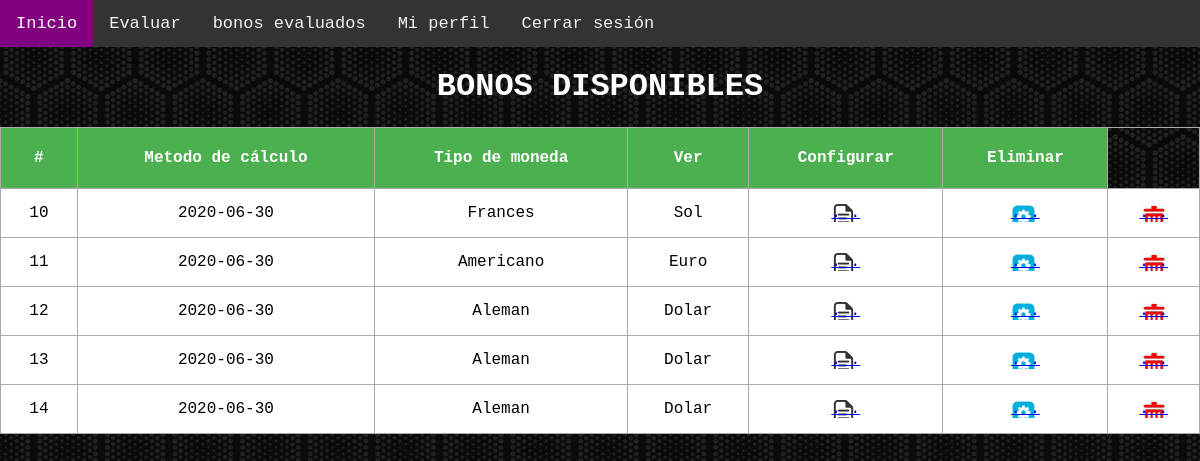
/emitbons, run on an earlier commit of the app's database.
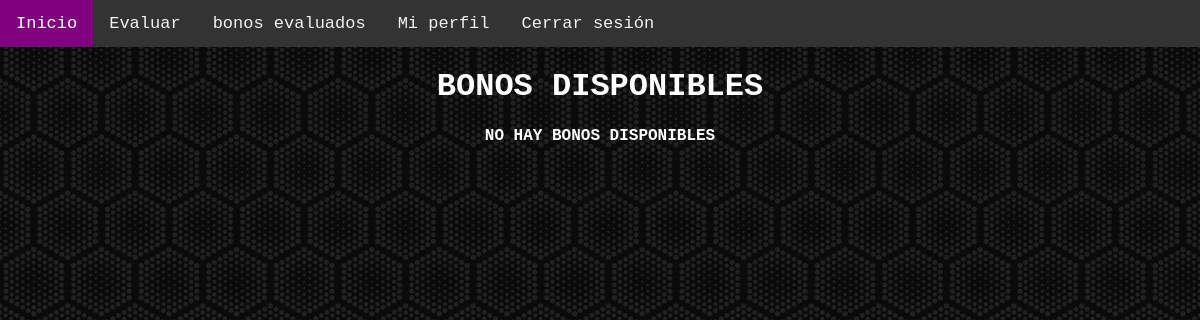
And on a later commit of the database.
### app.py (models this page shows)
class Bono(db.Model):
    id = db.Column(db.Integer, primary_key=True)
    fcalculo = db.Column(db.DateTime, default=datetime.utcnow)
    mcalculo = db.Column(db.String(20))
    ianual = db.Column(db.Float)
    tmoneda = db.Column(db.String(20))
    vnominal = db.Column(db.Float)
    vcomercial = db.Column(db.Float)
    nanos = db.Column(db.Integer)
    fpago = db.Column(db.String(50))
    dxano = db.Column(db.Integer)
    ttasa = db.Column(db.String(50))
    capi = db.Column(db.String(50))
    pgracia = db.Column(db.String(1000))
    tinteres = db.Column(db.Float)
    tdesc = db.Column(db.Float)
    irenta = db.Column(db.Float)
    femision = db.Column(db.DateTime)
    prima = db.Column(db.Float)
    estruc = db.Column(db.Float)
    coloc = db.Column(db.Float)
    flota = db.Column(db.Float)
    cavali = db.Column(db.Float)
    user_id = db.Column(db.Integer, db.ForeignKey('user.id'),nullable=False)

### app.py (the view)
@app.route('/emitbons',methods=['GET'])
def get_emitbons():
    emisores = User.query.filter_by(rol="Emisor").all()
    totalbonos = []
    for emi in emisores:
        bonos = Bono.query.filter_by(user_id = emi.id).order_by(Bono.fcalculo).all()
        totalbonos = totalbonos + bonos
    return render_template('oldcalcs.html', calculos=totalbonos, confiop=True)

### templates/oldcalcs.html (shortened to what this page needs)
{% extends 'layout.html' %}
{% block content %}
<div class="topnav" id="myTopnav">
    <a href="/home" class="active">Inicio</a>
    {% if current_user.rol=="Emisor" %}
    <a href="/calflujo" role="button">Emitir</a>
    <a href="/oldcalcs" role="button">bonos emitidos</a>
    {% else %}
    <a href="/emitbons" role="button">Evaluar</a>
    <a href="/oldcalcs" role="button">bonos evaluados</a>
    {% endif %}
    <a href="/xcontra" class="am" role="button">Mi perfil</a>
    <a href="/logout" class="am" role="button">Cerrar sesión</a>
  </div>
<div class="content">
    {% if confiop %}
    <h1 style="text-align: center">Bonos disponibles</h1>
    {% endif %}
    {% if calculos|length < 1 %}
    {% if confiop %}
    <h4 style="text-align: center">No hay bonos disponibles</h4>
    {% endif %}
    {% else %}
    <table>
        <tr>
            <th>#</th>
            <th>Metodo de cálculo</th>
            <th>Tipo de moneda</th>
            <th>Ver</th>
            {% if confiop %}
            <th>Configurar</th>
            {% endif %}
            <th>Eliminar</th>
        </tr>
        {% for calculo in calculos %}
            <tr>
                <td>{{ calculo.id }}</td>
                <td>{{ calculo.fcalculo.date() }}</td>
                <td>{{ calculo.mcalculo }}</td>
                <td>{{ calculo.tmoneda }}</td>
                <td><a class="bver" href="/resultado/{{calculo.id}}">. .</a></td>
                {% if confiop %}
                <td><a class="bcon" href="/configbon/{{calculo.id}}">. .</a></td>
                {% endif %}
                <td><a class="bban" href="/delete/{{calculo.id}}">. .</a></td>
            </tr>
        {% endfor %}
    </table>
    {% endif %}
</div>
{% endblock %}

### templates/layout.html (shortened to what this page needs)
<!DOCTYPE html>
<html lang="en">
<head>
        <link rel="stylesheet" href="https://cdnjs.cloudflare.com/ajax/libs/font-awesome/4.7.0/css/font-awesome.min.css">
</head>
<body>
    {% block content %}{% endblock %}
</body>
</html>

### templates/layout.html (style rules this page uses)
body { margin: 0; font-family: Arial, Helvetica, sans-serif; }
.topnav { overflow: hidden; background-color: #333; }
.topnav a { float: left; display: block; color: #f2f2f2; text-align: center; padding: 14px 16px; text-decoration: none; font-size: 17px; }
.topnav a.active { background-color: purple; color: white; }

### templates/oldcalcs.html (style rules this page uses)
body { background-image: url('/static/img/backg.jpg'); font-family: "Lucida Console", Courier, monospace; text-align: center; }
h1, h2, h3, h4, h5 { color:white; text-transform: uppercase; }

What changed in the data, as far as the page shows it:
removed Bono: id "10", fcalculo "2020-06-30", mcalculo "Frances", tmoneda "Sol"
removed Bono: id "11", fcalculo "2020-06-30", mcalculo "Americano", tmoneda "Euro"
removed Bono: id "12", fcalculo "2020-06-30", mcalculo "Aleman", tmoneda "Dolar"
removed Bono: id "13", fcalculo "2020-06-30", mcalculo "Aleman", tmoneda "Dolar"
removed Bono: id "14", fcalculo "2020-06-30", mcalculo "Aleman", tmoneda "Dolar"
Also different on the page:
text no longer shown: "# Metodo de cálculo Tipo de moneda Ver Configurar Eliminar"
text now shown: "NO HAY BONOS DISPONIBLES"
